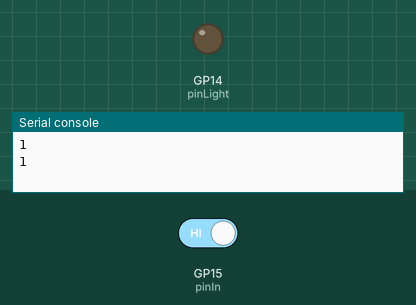
Bench run of a program on a simulated Raspberry Pi Pico running MicroPython. Parts: output pins drawn as LEDs (lit = HIGH), the last lines printed to the serial console. The test bench sets the inputs (shaded band); at power-on: GP15 (pinIn) HIGH.

Above: at 1.2 s.
1.3 s: GP15 (pinIn) driven LOW
At 2.7 s:
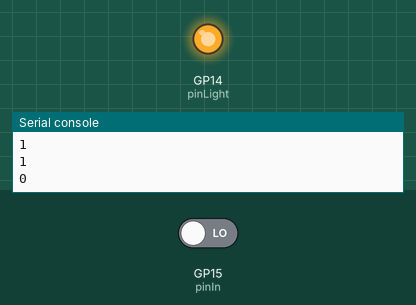
3.5 s: GP15 (pinIn) driven HIGH
At 4.3 s:
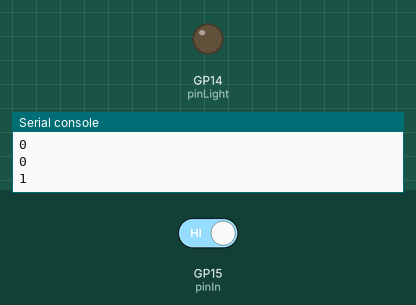
Timing chart, 0 to 6.5 s (numbered marks = the images above; inputs shaded):
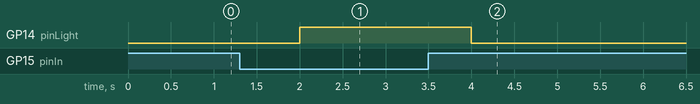

Measured:
- after the input at 1.3 s, GP14 (pinLight): LOW → HIGH after 0.70 s
- after the input at 3.5 s, GP14 (pinLight): HIGH → LOW after 0.50 s

The program:

GPIOInput-light.py
```python
import machine
import utime

pinIn = machine.Pin(15, machine.Pin.IN)
pinLight = machine.Pin(14, machine.Pin.OUT)


while True:
    readVal = pinIn.value()
    if readVal == 0:
        pinLight.value(1)
    else:
        pinLight.value(0)
    print(readVal)
    utime.sleep(1)
```
